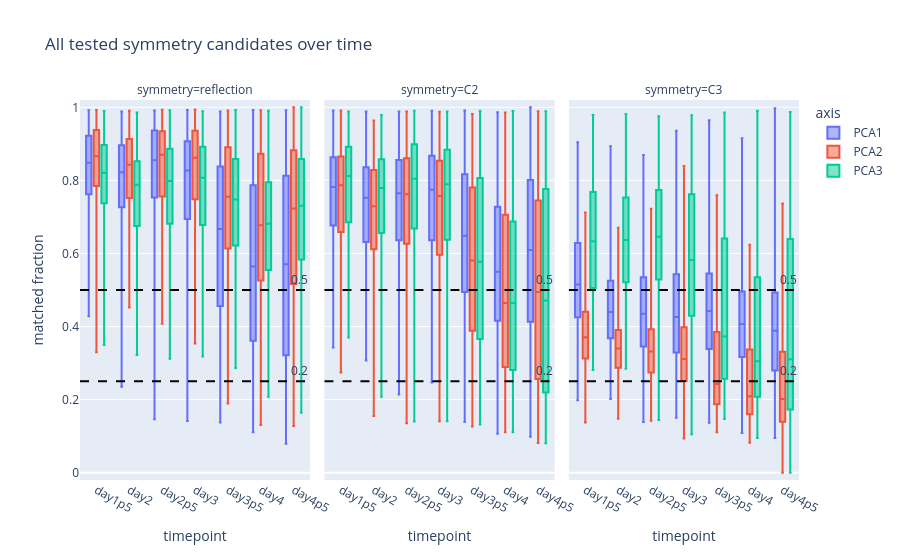

Write notebook code for a chart like this one.
### Markdown cell above
### All Candidate Symmetry Scores Over Time

Each organoid contributes one point for each tested axis. If early organoids are sphere-like, you should see high scores across many symmetry classes and axes.

### Code cell
fig = px.box(
    symmetry_plot_df,
    x="timepoint_group",
    y=symmetry_metric,
    color="axis",
    facet_col="symmetry",
    points=False,
    category_orders={"timepoint_group": timepoint_order, "symmetry": ["reflection", "C2", "C3"]},
    labels={"timepoint_group": "timepoint", symmetry_metric: "matched fraction"},
    title="All tested symmetry candidates over time",
)
for threshold in survival_thresholds:
    fig.add_hline(y=threshold, line_dash="dash", line_color="black", annotation_text=f"{threshold:.1f}")
fig.update_traces(boxmean=False)
fig.update_yaxes(range=[-0.02, 1.02])
fig.show()

### Figure 1 — Plotly figure (JSON) as saved in the notebook; plotly's stock layout.template omitted (floating-point values rounded to 4 significant figures; data arrays with more than 128 entries replaced by an {"elided": "..."} marker saying what was removed)
{"data": [{"alignmentgroup": "True", "boxmean": false, "boxpoints": false, "hovertemplate": "axis=PCA1<br>symmetry=reflection<br>timepoint=%{x}<br>matched fraction=%{y}<extra></extra>", "legendgroup": "PCA1", "marker": {"color": "#636efa"}, "name": "PCA1", "notched": false, "offsetgroup": "PCA1", "orientation": "v", "showlegend": true, "type": "box", "x": {"elided": "3040 str values"}, "x0": " ", "xaxis": "x", "y": {"elided": "3040 float values"}, "y0": " ", "yaxis": "y"}, {"alignmentgroup": "True", "boxmean": false, "boxpoints": false, "hovertemplate": "axis=PCA2<br>symmetry=reflection<br>timepoint=%{x}<br>matched fraction=%{y}<extra></extra>", "legendgroup": "PCA2", "marker": {"color": "#EF553B"}, "name": "PCA2", "notched": false, "offsetgroup": "PCA2", "orientation": "v", "showlegend": true, "type": "box", "x": {"elided": "3040 str values"}, "x0": " ", "xaxis": "x", "y": {"elided": "3040 float values"}, "y0": " ", "yaxis": "y"}, {"alignmentgroup": "True", "boxmean": false, "boxpoints": false, "hovertemplate": "axis=PCA3<br>symmetry=reflection<br>timepoint=%{x}<br>matched fraction=%{y}<extra></extra>", "legendgroup": "PCA3", "marker": {"color": "#00cc96"}, "name": "PCA3", "notched": false, "offsetgroup": "PCA3", "orientation": "v", "showlegend": true, "type": "box", "x": {"elided": "3040 str values"}, "x0": " ", "xaxis": "x", "y": {"elided": "3040 float values"}, "y0": " ", "yaxis": "y"}, {"alignmentgroup": "True", "boxmean": false, "boxpoints": false, "hovertemplate": "axis=PCA1<br>symmetry=C2<br>timepoint=%{x}<br>matched fraction=%{y}<extra></extra>", "legendgroup": "PCA1", "marker": {"color": "#636efa"}, "name": "PCA1", "notched": false, "offsetgroup": "PCA1", "orientation": "v", "showlegend": false, "type": "box", "x": {"elided": "3040 str values"}, "x0": " ", "xaxis": "x2", "y": {"elided": "3040 float values"}, "y0": " ", "yaxis": "y2"}, {"alignmentgroup": "True", "boxmean": false, "boxpoints": false, "hovertemplate": "axis=PCA2<br>symmetry=C2<br>timepoint=%{x}<br>matched fraction=%{y}<extra></extra>", "legendgroup": "PCA2", "marker": {"color": "#EF553B"}, "name": "PCA2", "notched": false, "offsetgroup": "PCA2", "orientation": "v", "showlegend": false, "type": "box", "x": {"elided": "3040 str values"}, "x0": " ", "xaxis": "x2", "y": {"elided": "3040 float values"}, "y0": " ", "yaxis": "y2"}, {"alignmentgroup": "True", "boxmean": false, "boxpoints": false, "hovertemplate": "axis=PCA3<br>symmetry=C2<br>timepoint=%{x}<br>matched fraction=%{y}<extra></extra>", "legendgroup": "PCA3", "marker": {"color": "#00cc96"}, "name": "PCA3", "notched": false, "offsetgroup": "PCA3", "orientation": "v", "showlegend": false, "type": "box", "x": {"elided": "3040 str values"}, "x0": " ", "xaxis": "x2", "y": {"elided": "3040 float values"}, "y0": " ", "yaxis": "y2"}, {"alignmentgroup": "True", "boxmean": false, "boxpoints": false, "hovertemplate": "axis=PCA1<br>symmetry=C3<br>timepoint=%{x}<br>matched fraction=%{y}<extra></extra>", "legendgroup": "PCA1", "marker": {"color": "#636efa"}, "name": "PCA1", "notched": false, "offsetgroup": "PCA1", "orientation": "v", "showlegend": false, "type": "box", "x": {"elided": "3040 str values"}, "x0": " ", "xaxis": "x3", "y": {"elided": "3040 float values"}, "y0": " ", "yaxis": "y3"}, {"alignmentgroup": "True", "boxmean": false, "boxpoints": false, "hovertemplate": "axis=PCA2<br>symmetry=C3<br>timepoint=%{x}<br>matched fraction=%{y}<extra></extra>", "legendgroup": "PCA2", "marker": {"color": "#EF553B"}, "name": "PCA2", "notched": false, "offsetgroup": "PCA2", "orientation": "v", "showlegend": false, "type": "box", "x": {"elided": "3040 str values"}, "x0": " ", "xaxis": "x3", "y": {"elided": "3040 float values"}, "y0": " ", "yaxis": "y3"}, {"alignmentgroup": "True", "boxmean": false, "boxpoints": false, "hovertemplate": "axis=PCA3<br>symmetry=C3<br>timepoint=%{x}<br>matched fraction=%{y}<extra></extra>", "legendgroup": "PCA3", "marker": {"color": "#00cc96"}, "name": "PCA3", "notched": false, "offsetgroup": "PCA3", "orientation": "v", "showlegend": false, "type": "box", "x": {"elided": "3040 str values"}, "x0": " ", "xaxis": "x3", "y": {"elided": "3040 float values"}, "y0": " ", "yaxis": "y3"}], "layout": {"annotations": [{"showarrow": false, "text": "symmetry=reflection", "x": 0.16, "xanchor": "center", "xref": "paper", "y": 1, "yanchor": "bottom", "yref": "paper"}, {"showarrow": false, "text": "symmetry=C2", "x": 0.5, "xanchor": "center", "xref": "paper", "y": 1, "yanchor": "bottom", "yref": "paper"}, {"showarrow": false, "text": "symmetry=C3", "x": 0.84, "xanchor": "center", "xref": "paper", "y": 1, "yanchor": "bottom", "yref": "paper"}, {"showarrow": false, "text": "0.2", "x": 1, "xanchor": "right", "xref": "x domain", "y": 0.25, "yanchor": "bottom", "yref": "y"}, {"showarrow": false, "text": "0.2", "x": 1, "xanchor": "right", "xref": "x2 domain", "y": 0.25, "yanchor": "bottom", "yref": "y2"}, {"showarrow": false, "text": "0.2", "x": 1, "xanchor": "right", "xref": "x3 domain", "y": 0.25, "yanchor": "bottom", "yref": "y3"}, {"showarrow": false, "text": "0.5", "x": 1, "xanchor": "right", "xref": "x domain", "y": 0.5, "yanchor": "bottom", "yref": "y"}, {"showarrow": false, "text": "0.5", "x": 1, "xanchor": "right", "xref": "x2 domain", "y": 0.5, "yanchor": "bottom", "yref": "y2"}, {"showarrow": false, "text": "0.5", "x": 1, "xanchor": "right", "xref": "x3 domain", "y": 0.5, "yanchor": "bottom", "yref": "y3"}], "boxmode": "group", "legend": {"title": {"text": "axis"}, "tracegroupgap": 0}, "shapes": [{"line": {"color": "black", "dash": "dash"}, "type": "line", "x0": 0, "x1": 1, "xref": "x domain", "y0": 0.25, "y1": 0.25, "yref": "y"}, {"line": {"color": "black", "dash": "dash"}, "type": "line", "x0": 0, "x1": 1, "xref": "x2 domain", "y0": 0.25, "y1": 0.25, "yref": "y2"}, {"line": {"color": "black", "dash": "dash"}, "type": "line", "x0": 0, "x1": 1, "xref": "x3 domain", "y0": 0.25, "y1": 0.25, "yref": "y3"}, {"line": {"color": "black", "dash": "dash"}, "type": "line", "x0": 0, "x1": 1, "xref": "x domain", "y0": 0.5, "y1": 0.5, "yref": "y"}, {"line": {"color": "black", "dash": "dash"}, "type": "line", "x0": 0, "x1": 1, "xref": "x2 domain", "y0": 0.5, "y1": 0.5, "yref": "y2"}, {"line": {"color": "black", "dash": "dash"}, "type": "line", "x0": 0, "x1": 1, "xref": "x3 domain", "y0": 0.5, "y1": 0.5, "yref": "y3"}], "title": {"text": "All tested symmetry candidates over time"}, "xaxis": {"anchor": "y", "categoryarray": ["day1p5", "day2", "day2p5", "day3", "day3p5", "day4", "day4p5"], "categoryorder": "array", "domain": [0, 0.32], "title": {"text": "timepoint"}}, "xaxis2": {"anchor": "y2", "categoryarray": ["day1p5", "day2", "day2p5", "day3", "day3p5", "day4", "day4p5"], "categoryorder": "array", "domain": [0.34, 0.66], "matches": "x", "title": {"text": "timepoint"}}, "xaxis3": {"anchor": "y3", "categoryarray": ["day1p5", "day2", "day2p5", "day3", "day3p5", "day4", "day4p5"], "categoryorder": "array", "domain": [0.68, 1.0], "matches": "x", "title": {"text": "timepoint"}}, "yaxis": {"anchor": "x", "domain": [0, 1], "range": [-0.02, 1.02], "title": {"text": "matched fraction"}}, "yaxis2": {"anchor": "x2", "domain": [0, 1], "matches": "y", "range": [-0.02, 1.02], "showticklabels": false}, "yaxis3": {"anchor": "x3", "domain": [0, 1], "matches": "y", "range": [-0.02, 1.02], "showticklabels": false}}}
